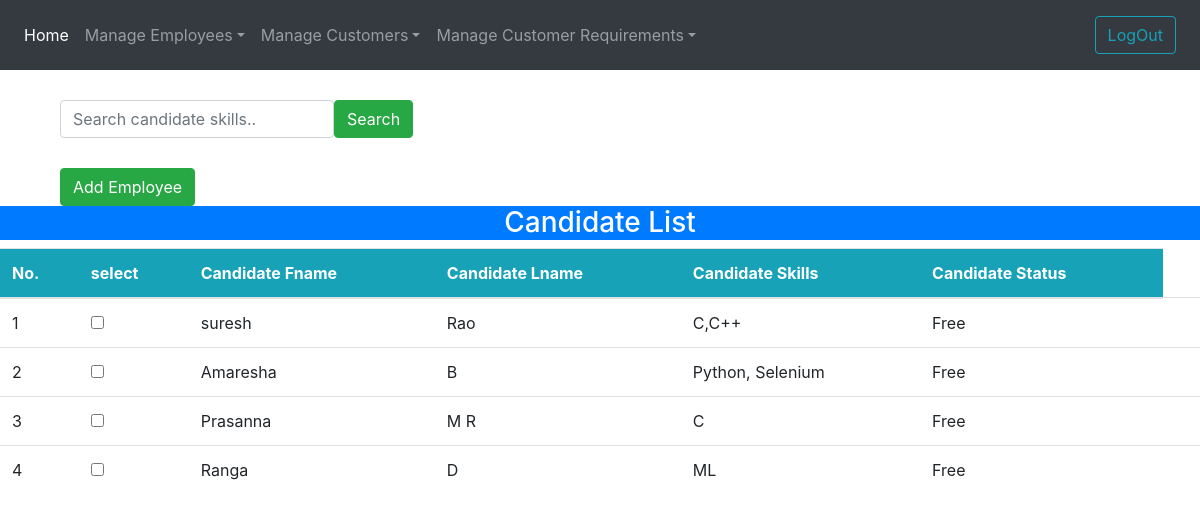
Screenshot of /show_candidate with the database file from the repository.
### emp_data/models.py (models this page shows, shortened)
class Employee(models.Model):
    eFname = models.CharField(max_length=50,null=True)
    eLname = models.CharField(max_length=50,null=True)
    refer_Customer = models.ForeignKey(Customer, on_delete = models.CASCADE,db_column='cName',null=True)
    eEmail = models.EmailField(max_length=200,null=True)
    ePhone = models.CharField(max_length=50,null=True)
    eExperience = models.IntegerField(default=0,null=True)
    eskills = models.CharField(max_length=100,null=True)
    eRole = models.CharField(max_length=50,null=True) # designation
    eMP_Type = models.CharField(max_length=30,null=True) # either sales,software engineer, account
    estatus = models.CharField(max_length=100,null=True) # either free or deployed
    leadsoc_joining_date = models.DateField(null=True)
    customer_start_date = models.DateField(null=True)
    remarks = models.CharField(max_length=30,null=True) # about employee
    class Meta:
        db_table = "employee"

### emp_data/views.py (the view)
# urls.py: path('show_candidate',views.show_candidate),
def show_candidate(request):
    form = Employee.objects.filter(estatus ='Free').values()
    if request.method == "GET":
        free = Employee.objects.filter(estatus ='Free').values()
        skills = request.GET.get('searchskill')
        if skills == free:
            form = Employee.objects.filter(eskills__icontains= skills).filter(estatus__icontains= free)
    return render(request,'show_candidate.html',{'form':form})

### emp_data/templates/show_candidate.html (shortened to what this page needs)
{%extends 'basic.html' %}
{% block body %}
    <div class="container text-white" style="margin-top: 30px;">
        <div class="col-xl-12">
            <form action="" method="get" class="form-inline">
                <input type="text" class="form-control" placeholder="Search candidate skills.." name="searchskill">
                <button type="submit" class="btn btn-success" value="Search">Search</button>
            </form>
        </div>
    </div>
    <div class="container text-white" style="margin-top: 30px;">
        <div class="col-xl-12">
            <form action="savedvalues" method="post" class="form-inline">
                <button type="submit" class="btn btn-success" value="submit" style="float:right">Add Employee</button>
            </form>
        </div>
    </div>
    <center>
        <div>
            <h3 class="bg-primary text-white">Candidate List</h3>
        </div>
    </center>
    <table class="table">
        <thead class="badge-info text-white">
            <tr>
                <th>No.</th>
                <th>select</th>
                <th>Candidate Fname</th>
                <th>Candidate Lname</th>
                <th>Candidate Skills</th>
                <th>Candidate Status</th>
            </tr>
        </thead>
        <tbody>
            {% for candidate_list in form %}
            <tr>
                <td>{{forloop.counter}}</td>
                <td><input type="checkbox" name="eFname" value="{{candidate_list.id}}">
                </td>
                <td>{{candidate_list.eFname}}</td>
                <td>{{candidate_list.eLname}}</td>
                <td>{{candidate_list.eskills}}</td>
                <td>{{candidate_list.estatus}}</td>
                <td>
                </td>
            </tr>
            {% empty %}
            <span class="text-center text-danger">No record found</span>
            {% endfor %}
        </tbody>
    </table>
{% endblock %}

### rows the page displays
Employee: eFname "suresh", eLname "Rao", eskills "C,C++", estatus "Free"
Employee: eFname "Amaresha", eLname "B", eskills "Python, Selenium", estatus "Free"
Employee: eFname "Prasanna", eLname "M R", eskills "C", estatus "Free"
Employee: eFname "Ranga", eLname "D", eskills "ML", estatus "Free"
